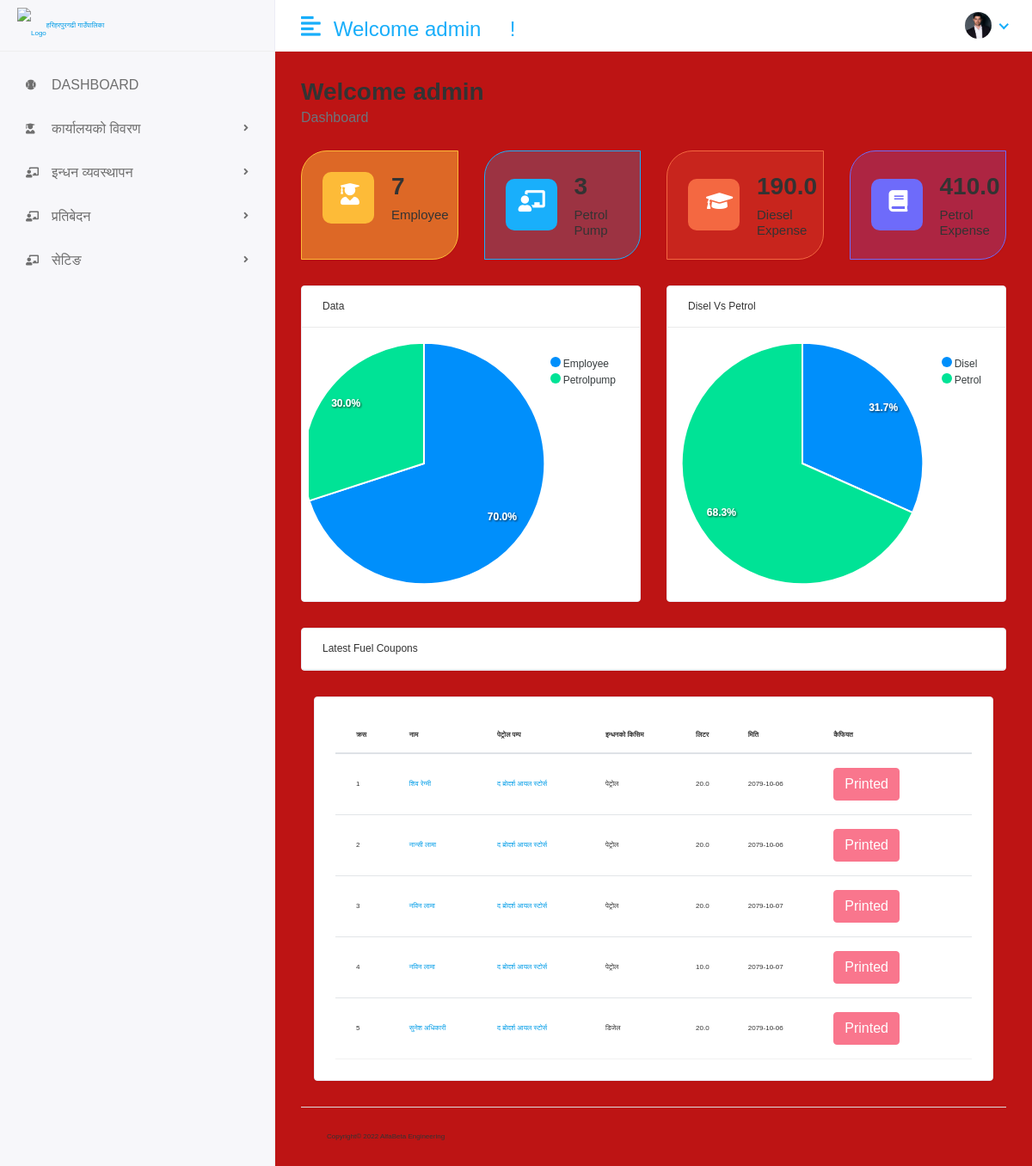
The page /Hod/Home (signed in) on the database its author committed.
### app/models.py (models this page shows, shortened)
class CustomUser(AbstractUser):
    USER = (
        (1, 'HOD'),
        (2, 'LOCAL'),
        (3, 'PATROL'),
    )
    user_type = models.CharField(choices=USER, max_length=50, default=1)
    profile_pic = models.ImageField(upload_to='media/profile_pic')

class FuelExpense(models.Model):
    employee = models.ForeignKey(Employee, on_delete=models.CASCADE)
    patrolpump = models.ForeignKey(Petrolpump, on_delete=models.CASCADE)
    fueltype = models.ForeignKey(FuelType, on_delete=models.CASCADE)
    liter = models.FloatField()
    date = models.DateField()
    fiscalyear = models.ForeignKey(FiscalYear, on_delete=models.CASCADE)
    status = models.IntegerField(default=0)

class Employee(models.Model):
    admin = models.OneToOneField(CustomUser, on_delete=models.CASCADE)
    department = models.ForeignKey(
        Department, on_delete=models.CASCADE, null=True)
    workplace = models.ForeignKey(
        WorkPlace, null=True, on_delete=models.CASCADE)
    appointed_date = models.DateField()
    name = models.CharField(max_length=250)
    designation = models.CharField(max_length=250)
    mobile = models.CharField(max_length=250)
    email = models.EmailField(max_length=250)
    vehicle = models.CharField(max_length=250)

class Petrolpump(models.Model):
    name = models.CharField(max_length=250)
    address = models.CharField(max_length=250)
    contact = models.CharField(max_length=250)

class FuelType(models.Model):
    name = models.CharField(max_length=100)

### FuelManagementSystem/Hod_Views.py (the view)
# urls.py: path('Hod/Home', Hod_Views.HOME, name='hod_home'),
def HOME(request):
    employee_count = Employee.objects.all().count()
    petrolpump_count = Petrolpump.objects.all().count()
    disel = FuelExpense.objects.filter(
        fueltype='1').aggregate(disel_consume_sum=Sum('liter'))
    disel_consume = disel['disel_consume_sum']
    petrol = FuelExpense.objects.filter(
        fueltype='2').aggregate(petrol_consume_sum=Sum('liter'))
    petrol_consume = petrol['petrol_consume_sum']
    fuel = FuelExpense.objects.all().order_by('-id')[0:5]
    context = {
        "disel_consume": disel_consume,
        "employee_count": employee_count,
        "petrolpump_count": petrolpump_count,
        "petrol_consume": petrol_consume,
        "fuel": fuel
    }
    return render(request, "Hod/home.html", context)

### templates/Hod/home.html (shortened to what this page needs)
{% extends 'base.html' %}
{% block content %}
<div class="page-header">
    <div class="row">
       <div class="col-sm-12">
         {% if user.is_authenticated %}
          <h3 class="page-title">Welcome {{user.username}}</h3>
          {% endif %}
          <ul class="breadcrumb">
             <li class="breadcrumb-item active">Dashboard</li>
          </ul>
       </div>
    </div>
  </div>
  <div class="row">
    <div class="col-xl-3 col-sm-6 col-12 d-flex">
       <div class="card bg-one w-100">
          <div class="card-body">
             <div class="db-widgets d-flex justify-content-between align-items-center">
                <div class="db-icon">
                   <i class="fas fa-user-graduate"></i>
                </div>
                <div class="db-info">
                   <h3>{{employee_count}}</h3>
                   <h6>Employee</h6>
                </div>
             </div>
          </div>
       </div>
    </div>
    <div class="col-xl-3 col-sm-6 col-12 d-flex">
       <div class="card bg-two w-100">
          <div class="card-body">
             <div class="db-widgets d-flex justify-content-between align-items-center">
                <div class="db-icon">
                   <i class="fas fa-chalkboard-teacher"></i>
                </div>
                <div class="db-info">
                   <h3>{{petrolpump_count}}</h3>
                   <h6>Petrol Pump</h6>
                </div>
             </div>
          </div>
       </div>
    </div>
    <div class="col-xl-3 col-sm-6 col-12 d-flex">
       <div class="card bg-three w-100">
          <div class="card-body">
             <div class="db-widgets d-flex justify-content-between align-items-center">
                <div class="db-icon">
                   <i class="fas fa-graduation-cap"></i>
                </div>
                <div class="db-info">
                   <h3>{{disel_consume}}</h3>
                   <h6>Diesel Expense</h6>
                </div>
             </div>
          </div>
       </div>
    </div>
    <div class="col-xl-3 col-sm-6 col-12 d-flex">
       <div class="card bg-four w-100">
          <div class="card-body">
             <div class="db-widgets d-flex justify-content-between align-items-center">
                <div class="db-icon">
                   <i class="fas fa-book"></i>
                </div>
                <div class="db-info">
                   <h3>{{petrol_consume}}</h3>
                   <h6>Petrol Expense</h6>
                </div>
             </div>
          </div>
       </div>
    </div>
  </div>
  <div class="row">
    <div class="col-md-12 col-lg-6">
       <div class="card card-chart">
          <div class="card-header">
             <div class="row align-items-center">
                <div class="col-6">
                   <h5 class="card-title">Data</h5>
                </div>
             </div>
          </div>
          <div class="card-body">
             <div id="all_details"></div>
          </div>
       </div>
    </div>
    <div class="col-md-12 col-lg-6">
       <div class="card card-chart">
          <div class="card-header">
             <div class="row align-items-center">
                <div class="col-6">
                   <h5 class="card-title">Disel Vs Petrol</h5>
                </div>
             </div>
          </div>
          <div class="card-body">
             <div id="student_gender"></div>
          </div>
       </div>
    </div>
  </div>
  <div class="row">
   <div class="col-md-12 col-lg-12">
      <div class="card card-chart">
         <div class="card-header">
            <div class="row align-items-center">
               <div class="col-6">
                  <h5 class="card-title">Latest Fuel Coupons</h5>
               </div>
            </div>
         </div>
      </div>
      <div class="col-sm-12">
         <div class="card card-table">
            <div class="card-body">
               <div class="table-responsive">
                  <table  class="table table-hover table-center mb-0">
                     <thead>
                        <tr>
                           <th>क्रस</th>
                           <th>नाम</th>
                           <th>पेट्रोल पम्प</th>
                           <th>इन्धनको किसिम</th>
                           <th>लिटर</th>
                           <th>मिति</th>
                           <th>कैफियत</th>
                        </tr>
                     </thead>
                     <tbody>
                       {% for i in fuel %}
                        <tr>
                           <td>{{forloop.counter}}</td>
                          <td><a href="{% url 'report_coupon' i.employee.id %}" > {{i.employee.name}}</a></td>
                           <td><a href="{% url 'report_coupon_petrolpump' i.patrolpump.id %}" >{{i.patrolpump.name}}</a></td>
                           <td>{{i.fueltype.name}}</td>
                           <td>{{i.liter}}</td>
                           <td>{{i.date|date:'Y-m-d'}}</td>
                           <td> <div class="actions">
                               {% if i.status == 0 %}
                               <button class="btn btn-success" disabled="disabled">Requeted</button>
                               {% else %}
                               <button class="btn btn-danger" disabled="disabled">Printed</button>
                               {% endif %}
                           </div></td>
                        </tr>
                        {% endfor %}
                     </tbody>
                  </table>
               </div>
            </div>
         </div>
      </div>
   </div>
 </div>
{% endblock%}

### templates/includes/header.html (shortened to what this page needs)
{% load static %}
<div class="header">
   {% if user.user_type == '1' %}
    <div class="header-left">
       <a href="{% url 'hod_home'%}" class="logo">
       <img src="{% static 'assets/img/logonepal.png' %}"  alt="Logo"><span>हरिहरपुरगढी गाउँपालिका</span>
       </a>
    </div>
   {% endif %}
    <a href="javascript:void(0);" id="toggle_btn">
    <i class="fas fa-align-left"></i
    </a>
    <div class="top-nav-search mt-3">
      {% if user.is_authenticated %}
     <h4> Welcome<span>  {{user.username}} </span> &nbsp;&nbsp;  &nbsp;! </h4>
     {% endif %}
    </div>
    <ul class="nav user-menu">
       <li class="nav-item dropdown has-arrow">
            <a href="#" class="dropdown-toggle nav-link" data-toggle="dropdown">
               {% if user.profile_pic == "" %}
               <span class="user-img"><img class="rounded-circle" src="{% static 'assets/img/logonepal.png' %}" width="31" alt="Ryan Taylor"></span>
               {% else %}
               <span class="user-img"><img class="rounded-circle" src="/{{user.profile_pic}}" width="31" alt="Ryan Taylor"></span>
            {% endif %}
            </a>
          </a>
 </div>

### rows shown on the page
CustomUser: username "admin", profile_pic (placeholder picture)
FuelExpense: employee.name "शिव रेग्मी", patrolpump.name "द ब्रोदर्श आयल स्टोर्स", fueltype.name "पेट्रोल", liter "20.0", date "2079-10-06", status "Printed"
FuelExpense: employee.name "नान्सी लामा", patrolpump.name "द ब्रोदर्श आयल स्टोर्स", fueltype.name "पेट्रोल", liter "20.0", date "2079-10-06", status "Printed"
FuelExpense: employee.name "नविन लामा", patrolpump.name "द ब्रोदर्श आयल स्टोर्स", fueltype.name "पेट्रोल", liter "20.0", date "2079-10-07", status "Printed"
FuelExpense: employee.name "नविन लामा", patrolpump.name "द ब्रोदर्श आयल स्टोर्स", fueltype.name "पेट्रोल", liter "10.0", date "2079-10-07", status "Printed"
FuelExpense: employee.name "सुनेश अधिकारी", patrolpump.name "द ब्रोदर्श आयल स्टोर्स", fueltype.name "डिजेल", liter "20.0", date "2079-10-06", status "Printed"

### other values the page prints
{{ employee_count }} "7"
{{ petrolpump_count }} "3"
{{ disel_consume }} "190.0"
{{ petrol_consume }} "410.0"
